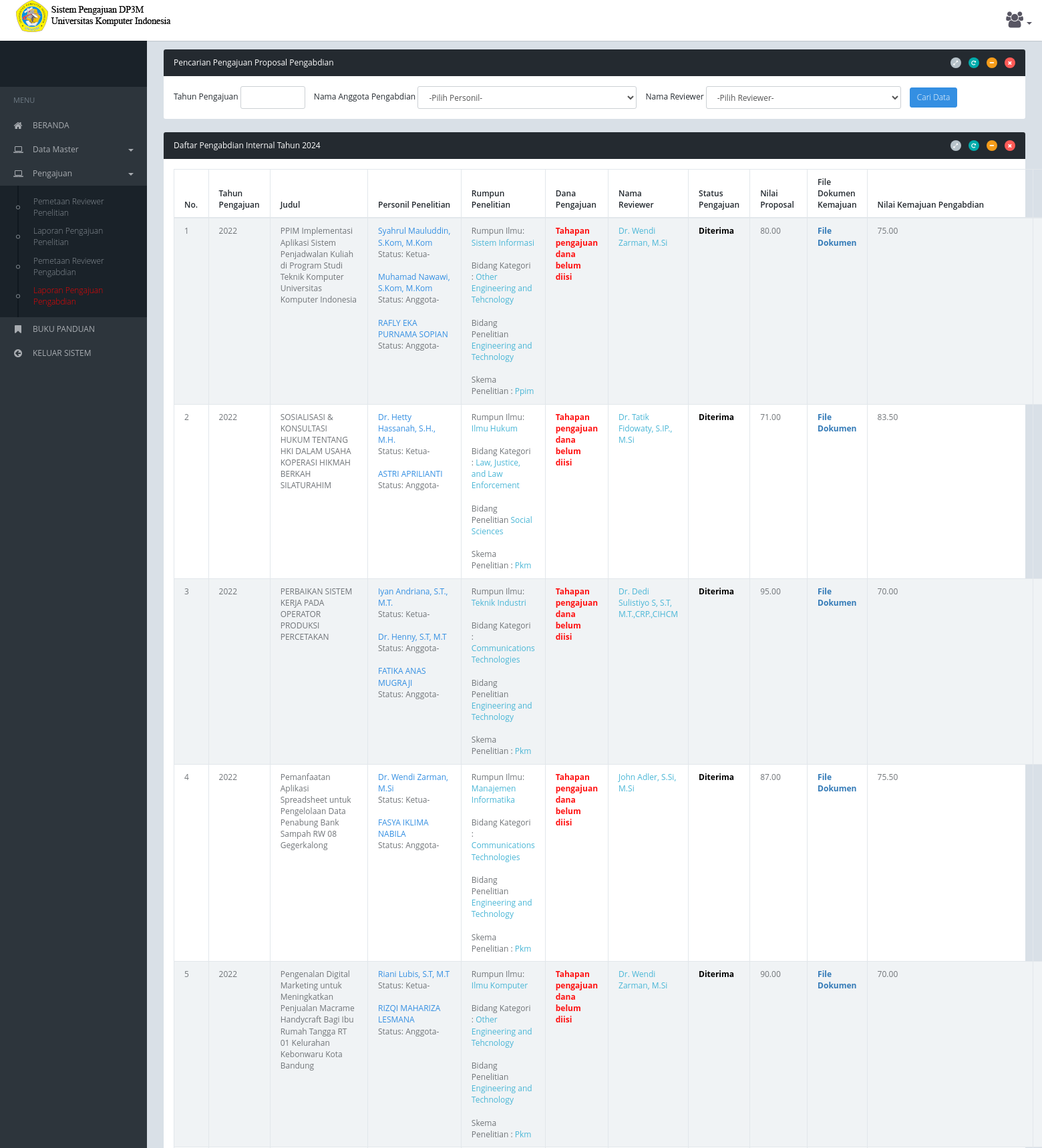
/view.php?menu=pengajuan&act=laporan_pengajuan_pengabdian (signed in, upper part), run on the app's committed database.
### tables this page shows
CREATE TABLE `pengajuan_pengabdian` (
  `idx_pengabdian` bigint(20) NOT NULL AUTO_INCREMENT,
  `judul_pengabdian` varchar(300) DEFAULT NULL,
  `dekripsi_pengabdian` text DEFAULT NULL,
  `id_ref_kelompok_bidang` varchar(50) DEFAULT NULL,
  `id_ref_kategori_bidang` varchar(50) DEFAULT NULL,
  `id_ref_bidang_penelitian` varchar(50) DEFAULT NULL,
  `nip_pengisi` varchar(50) DEFAULT NULL,
  `nama_pengisi` varchar(100) DEFAULT NULL,
  `email_pengisi` varchar(50) DEFAULT NULL,
  `tahun_pengajuan` varchar(10) DEFAULT NULL,
  `semester_pengajuan` varchar(10) DEFAULT NULL,
  `status_pengajuan` enum('diperiksa','diterima','ditolak') DEFAULT NULL,
  `dokumen_proposal` varchar(50) DEFAULT NULL,
  `skema` varchar(50) DEFAULT NULL,
  `mitra` varchar(250) DEFAULT NULL,
  `tingkat_penyelenggaraan` varchar(50) DEFAULT NULL,
  `tempat_pelaksanaan` varchar(200) DEFAULT NULL,
  `luaran` varchar(200) DEFAULT NULL,
  `tgl_awal_pelaksanaan` date DEFAULT NULL,
  `tgl_akhir_pelaksanaan` date DEFAULT NULL,
  `nama_mitra` varchar(250) DEFAULT NULL,
  `alamat_mitra` text DEFAULT NULL,
  `penanggung_jawab` varchar(400) DEFAULT NULL,
  `id_ref_sumber_dana` varchar(40) DEFAULT NULL,
  `nilai_keseluruhan_proposal` varchar(5) DEFAULT NULL,
  `tgl_insert` datetime DEFAULT NULL,
  `tgl_update` datetime DEFAULT NULL,
  `nip_reviewer` varchar(50) DEFAULT NULL,
  `nip_pengisi_reviewer` varchar(30) DEFAULT NULL,
  `catatan_reviewer` text DEFAULT NULL,
  `validasi_proposal_pengguna` enum('y') DEFAULT NULL,
  `tgl_validasi_proposal_pengguna` datetime DEFAULT NULL,
  `dokumen_lembar_pengesahan` varchar(50) DEFAULT NULL,
  `dokumen_lembar_mitra` varchar(50) DEFAULT NULL,
  `dokumen_laporan_kemajuan` varchar(50) DEFAULT NULL,
  `tgl_upload_dokumen_laporan_kemajuan` datetime DEFAULT NULL,
  `nilai_laporan_kemajuan` varchar(5) DEFAULT NULL,
  `catatan_reviewer_kemajuan` text DEFAULT NULL,
  PRIMARY KEY (`idx_pengabdian`) USING BTREE,
  KEY `dokumen_proposal` (`dokumen_proposal`) USING BTREE
);

CREATE TABLE `pengajuan_anggota_pengabdian` (
  `idx_anggota_pengabdian` bigint(20) NOT NULL AUTO_INCREMENT,
  `nip_anggota` varchar(50) DEFAULT NULL,
  `nama_peneliti` varchar(50) DEFAULT NULL,
  `status_peneliti` varchar(50) DEFAULT NULL,
  `keterangan` varchar(50) DEFAULT NULL,
  `prodi_dosen_luar` varchar(50) DEFAULT NULL,
  `universitas_dosen_luar` varchar(50) DEFAULT NULL,
  `idx_pengabdian` bigint(20) DEFAULT NULL,
  `tgl_insert` datetime DEFAULT NULL,
  `tgl_update` datetime DEFAULT NULL,
  `nip_pengisi` varchar(50) DEFAULT NULL,
  PRIMARY KEY (`idx_anggota_pengabdian`) USING BTREE
);

CREATE TABLE `ref_kelompok_bidang` (
  `id` smallint(5) unsigned NOT NULL AUTO_INCREMENT,
  `nama` varchar(255) NOT NULL,
  `uuid` varchar(255) DEFAULT NULL,
  PRIMARY KEY (`id`) USING BTREE,
  UNIQUE KEY `UniqId` (`uuid`) USING BTREE
);

CREATE TABLE `ref_bidang_penelitian_simlitabmas` (
  `kode_bidang_penelitian_simlitabmas` smallint(6) NOT NULL,
  `nama` varchar(255) DEFAULT NULL,
  `kode_alt` varchar(6) DEFAULT NULL,
  `kode_kategori_bidang_penelitian_simlitabmas` tinyint(4) DEFAULT NULL,
  PRIMARY KEY (`kode_bidang_penelitian_simlitabmas`) USING BTREE
);

CREATE TABLE `ref_kategori_bidang_penelitian_simlitabmas` (
  `kode_kategori_bidang_penelitian_simlitabmas` tinyint(4) NOT NULL AUTO_INCREMENT,
  `nama` varchar(255) DEFAULT NULL,
  PRIMARY KEY (`kode_kategori_bidang_penelitian_simlitabmas`) USING BTREE
);

CREATE TABLE `reviewer` (
  `nip_reviewer` varchar(50) NOT NULL,
  `nama_reviewer` varchar(50) DEFAULT NULL,
  `status` varchar(50) DEFAULT NULL,
  `login_terakhir` datetime DEFAULT NULL,
  `random_id` bigint(20) DEFAULT NULL,
  PRIMARY KEY (`nip_reviewer`) USING BTREE
);

### lib/enkripsi_decrpt.php (called while the page is built)
<?php
function my_simple_crypt( $string, $action = 'e' ) {
    $secret_key = 'angga';
    $secret_iv = 'kenzo';
    $output = false;
    $encrypt_method = "AES-256-CBC";
    $key = hash( 'sha256', $secret_key );
    $iv = substr( hash( 'sha256', $secret_iv ), 0, 16 );
    if( $action == 'e' ) {
        $output = base64_encode( openssl_encrypt( $string, $encrypt_method, $key, 0, $iv ) );
    }
    else if( $action == 'd' ){
        $output = openssl_decrypt( base64_decode( $string ), $encrypt_method, $key, 0, $iv );
    }
    return $output;
}
?>

### module/laporan/frm_laporan_pengabdian.php (the view, shortened to what this page needs)
<div class="row">
    <div class="col-md-12">
<div class="row">
    <div class="col-12">
        <div class="panel panel-inverse" data-sortable-id="form-stuff-5">
            <div class="panel-heading">
                <div class="panel-heading-btn">
                    <a href="javascript:;" class="btn btn-xs btn-icon btn-circle btn-default" data-click="panel-expand"><i class="fa fa-expand"></i></a>
                    <a href="javascript:;" class="btn btn-xs btn-icon btn-circle btn-success" data-click="panel-reload"><i class="fa fa-repeat"></i></a>
                    <a href="javascript:;" class="btn btn-xs btn-icon btn-circle btn-warning" data-click="panel-collapse"><i class="fa fa-minus"></i></a>
                    <a href="javascript:;" class="btn btn-xs btn-icon btn-circle btn-danger" data-click="panel-remove"><i class="fa fa-times"></i></a>
                </div>
                <h4 class="panel-title">Pencarian Pengajuan Proposal Pengabdian</h4>
            </div>
            <div class="panel-body">
           <form action="<?php echo "https://dp3m.unikom.ac.id/pengajuan/view.php" ?>?menu=pengajuan&act=cari_pengajuan" method="get" name="langkah_satu"  class="form-inline">
          <label sss>Tahun Pengajuan</label>
          <div class="form-group m-r-10">
            <input type="text" class="form-control" id="" name="tahun_pengajuan" size="8">
          </div>
          <label sss>Nama Anggota Pengabdian</label>
          <div class="form-group m-r-10">
            <?php
            echo "<select name='nip_peneliti' class='form-control'>";
                 echo "<option value='' selected>-Pilih Personil-</option>";
            echo "</select>";
           ?>
          </div>
          <label sss>Nama Reviewer</label>
          <div class="form-group m-r-10">
           <?php
            echo "<select name='nip_reviewer' class='form-control'>";
                 echo "<option value='' selected>-Pilih Reviewer-</option>";
            echo "</select>";
           ?>
          </div>
          <input type="submit" name="submit" class="btn btn-sm btn-primary m-r-5"  Value="Cari Data">
        </form>
            </div>
        </div>
<div class="row">
    <div class="col-12">
        <div class="panel panel-inverse">
            <div class="panel-heading">
                <div class="panel-heading-btn">
                    <a href="javascript:;" class="btn btn-xs btn-icon btn-circle btn-default" data-click="panel-expand"><i class="fa fa-expand"></i></a>
                    <a href="javascript:;" class="btn btn-xs btn-icon btn-circle btn-success" data-click="panel-reload"><i class="fa fa-repeat"></i></a>
                    <a href="javascript:;" class="btn btn-xs btn-icon btn-circle btn-warning" data-click="panel-collapse"><i class="fa fa-minus"></i></a>
                    <a href="javascript:;" class="btn btn-xs btn-icon btn-circle btn-danger" data-click="panel-remove"><i class="fa fa-times"></i></a>
                </div>
                <h4 class="panel-title">Daftar Pengabdian Internal Tahun <?php echo date("Y"); ?></h4>
            </div>
            <div class="panel-body">
					<table id="default_tabel" class="table table-striped table-bordered">
                    <thead>
                       <tr><th>No.</th><th>Tahun Pengajuan</th><th>Judul</th><th>Personil Penelitian</th><th>Rumpun Penelitian</th><th>Dana Pengajuan</th><th>Nama Reviewer</th><th>Status Pengajuan</th><th>Nilai Proposal</th><th>File Dokumen Kemajuan</th><th>Nilai Kemajuan Pengabdian</th><th>&nbsp;</th></tr>
                    </thead>
                    <tbody>
                       <?php
                     $no=1;
                     while($r=mysqli_fetch_array($sql_data_master))
                     {
                        $idx_enc=my_simple_crypt($r['idx_pengabdian'], 'e' );
                        ?>
                        <tr id=tr<?php echo $idx_enc;?>>
                            <td><?php echo $no;?></td>
                             <td><?php echo $r['tahun_pengajuan'];?></td>
                             <td><?php echo $r['judul_pengabdian'];?></td>
                            <td>
                                <?php
                                    $sql_anggota=mysqli_query($server1,"
                                                             SELECT
                                                              *
                                                            FROM
                                                            lppm2020.pengajuan_anggota_pengabdian a
                                                            LEFT JOIN
                                                            `integrasi`.`karyawan` b
                                                            ON a.`nip_anggota` = b.`nip`
                                                            WHERE a.`idx_pengabdian`=".$r['idx_pengabdian']." order by a.status_peneliti desc");
                                        $jumlah_anggota=mysqli_num_rows($sql_anggota);
                                        if ($jumlah_anggota>0)
                                        {
                                             while($r_anggota=mysqli_fetch_array($sql_anggota))
                                             {
                                                ?>
                                                  <span class="text-primary"><?php echo $r_anggota['nama_peneliti'];?></span>
                                                  <br>Status: <?php echo $r_anggota['status_peneliti']."-".$r_anggota['hp'];?> <br><br>
                                                <?php
                                             }
                                        }
                                        else
                                        {
                                                ?>
                                                <span class="blink"><font color="red"><b>Tahapan peneliti belum diisi</b></font></span>
                                                <?php
                                        }
                                ?>
                             </td>
                           <td>
                                Rumpun Ilmu: <span class="text-info"><?php echo $r['nama_rumpun_ilmu'];?></span><br>
                                <br>Bidang Kategori : <span class="text-info"><?php echo $r['nama_kategori_penelitian'];?></span><br>
                                <br>Bidang Penelitian <span class="text-info"><?php echo $r['nama_bidang_penelitian'];?></span><br><br>Skema Penelitian : <span class="text-info"><?php echo ucwords($r['skema']);?></span>
                            </td>
                            <td style="text-align: left">
                                <?php
                                    $sql_dana=mysqli_query($server1,"SELECT
                                                            *,SUM(nominal_dana_pengajuan) AS jumlah_pengajuan
                                                            FROM
                                                            `pengajuan_dana_pengabdian`
                                                            WHERE `idx_pengabdian` = ".$r['idx_pengabdian']."
                                                            GROUP BY `idx_pengabdian`");
                                        $jumlah_dana=mysqli_num_rows($sql_dana);
                                        if ($jumlah_dana>0)
                                        {
                                             while($r_dana=mysqli_fetch_array($sql_dana))
                                             {
                                                ?>Rp. <?php echo rupiah($r_dana['jumlah_pengajuan']);?>
                                                <?php
                                             }
                                        }
                                        else
                                        {
                                               ?>
                                                <span class="blink"><font color="red"><b>Tahapan pengajuan dana belum diisi</b></font></span>
                                                <?php
                                        }
                                ?>
                            </td>
                           <?php
                               if ($r['nip_reviewer']!='')
                              {
                                ?>
                                <td><span class="text-info"><?php echo $r['nama_reviewer'];?></span>
                                <?php
                              }
                              else
                              {
                                ?>
                                <td><span class="blink"><font color="red"><b>Operator Belum Mengisi</span></b></font>
                                <?php
                              }
                            ?>
                           <?php
                               if ($r['status_pengajuan']!='')
                               {
                                  if ($r['status_pengajuan']=='diterima')
                                  {
                                    ?>
                                    <td><font color="black"><b><?php echo ucfirst($r['status_pengajuan']);?></span></b></td>
                                    <?php
                                  }
                              }
                              else
                              {
                                ?>
                                  <td><span class="blink"><font color="orange"><b>Diajukan</b></blink></span></td>
                                <?php
                              }
                            ?>
                             <?php
                               if ($r['nilai_keseluruhan_proposal']!='')
                              {
                                ?>
                                <td><span class="text-bold"><?php echo $r['nilai_keseluruhan_proposal'];?></span></td>
                                <?php
                              }
                              else
                              {
                                  ?>
                                  <td><span class="blink"><font color="red"><b>Reviewer Belum Menilai</b></blink></span></td>
                                  <?php
                              }
                            ?>
                           <?php
                                 if ($r['dokumen_laporan_kemajuan']!='')
                                {
                                  ?>
                                  <td><b><a href="<?php echo "dokumen_upload_kemajuan_pengabdian/".$r['dokumen_laporan_kemajuan'];?>" download>File Dokumen</a></span></td>
                                  <?php
                                }
                                else
                                {
                                  ?>
                                  <td><span class="blink"><font color="red"><b>File Belum Diupload</b></blink></span></td>
                                  <?php
                                  $form_proposal=0;
                                }
                              ?>
                            <?php
                               if ($r['nilai_laporan_kemajuan']!='')
                              {
                                ?>
                                <td><span class="text-bold"><?php echo $r['nilai_laporan_kemajuan'];?></span></td>
                                <?php
                              }
                              else
                              {
                                  ?>
                                  <td><span class="blink"><font color="red"><b>Reviewer Belum Menilai</b></blink></span></td>
                                  <?php
                              }
                            ?>
                            <td>
                            </td>
                        <?php
                        $no++;
                     }
                        ?>
						</tbody>
					</table>
            </div>
        </div>
    </div>
</div>

### assets/css/thickbox.css (style rules this page uses)
* { padding: 0; margin: 0; }

### data on the page
pengajuan_pengabdian: tahun_pengajuan "2022", judul_pengabdian "PPIM Implementasi Aplikasi Sistem Penjadwalan Kuliah di Program Studi Teknik Komputer Universitas Komputer Indonesia", id_ref_kelompok_bidang.nama "Sistem Informasi", ref_bidang_penelitian_simlitabmas.nama "Other Engineering and Tehcnology", ref_kategori_bidang_penelitian_simlitabmas.nama "Engineering and Technology", skema "Ppim", reviewer.nama_reviewer "Dr. Wendi Zarman, M.Si", status_pengajuan "Diterima", nilai_keseluruhan_proposal "80.00", nilai_laporan_kemajuan "75.00"
pengajuan_anggota_pengabdian: nama_peneliti "Syahrul Mauluddin, S.Kom, M.Kom", status_peneliti "Ketua"
pengajuan_anggota_pengabdian: nama_peneliti "Muhamad Nawawi, S.Kom, M.Kom", status_peneliti "Anggota"
pengajuan_anggota_pengabdian: nama_peneliti "RAFLY EKA PURNAMA SOPIAN", status_peneliti "Anggota"
pengajuan_pengabdian: tahun_pengajuan "2022", judul_pengabdian "SOSIALISASI & KONSULTASI HUKUM TENTANG HKI DALAM USAHA KOPERASI HIKMAH BERKAH SILATURAHIM", id_ref_kelompok_bidang.nama "Ilmu Hukum", ref_bidang_penelitian_simlitabmas.nama "Law, Justice, and Law Enforcement", ref_kategori_bidang_penelitian_simlitabmas.nama "Social Sciences", skema "Pkm", reviewer.nama_reviewer "Dr. Tatik Fidowaty, S.IP., M.Si", status_pengajuan "Diterima", nilai_keseluruhan_proposal "71.00", nilai_laporan_kemajuan "83.50"
pengajuan_anggota_pengabdian: nama_peneliti "Dr. Hetty Hassanah, S.H., M.H.", status_peneliti "Ketua"
pengajuan_anggota_pengabdian: nama_peneliti "ASTRI APRILIANTI", status_peneliti "Anggota"
pengajuan_pengabdian: tahun_pengajuan "2022", judul_pengabdian "PERBAIKAN SISTEM KERJA PADA OPERATOR PRODUKSI PERCETAKAN", id_ref_kelompok_bidang.nama "Teknik Industri", ref_bidang_penelitian_simlitabmas.nama "Communications Technologies", ref_kategori_bidang_penelitian_simlitabmas.nama "Engineering and Technology", skema "Pkm", reviewer.nama_reviewer "Dr. Dedi Sulistiyo S, S.T, M.T.,CRP.,CIHCM", status_pengajuan "Diterima", nilai_keseluruhan_proposal "95.00", nilai_laporan_kemajuan "70.00"
pengajuan_anggota_pengabdian: nama_peneliti "Iyan Andriana, S.T., M.T.", status_peneliti "Ketua"
pengajuan_anggota_pengabdian: nama_peneliti "Dr. Henny, S.T, M.T", status_peneliti "Anggota"
pengajuan_anggota_pengabdian: nama_peneliti "FATIKA ANAS MUGRAJI", status_peneliti "Anggota"
pengajuan_pengabdian: tahun_pengajuan "2022", judul_pengabdian "Pemanfaatan Aplikasi Spreadsheet untuk Pengelolaan Data Penabung Bank Sampah RW 08 Gegerkalong", id_ref_kelompok_bidang.nama "Manajemen Informatika", ref_bidang_penelitian_simlitabmas.nama "Communications Technologies", ref_kategori_bidang_penelitian_simlitabmas.nama "Engineering and Technology", skema "Pkm", reviewer.nama_reviewer "John Adler, S.Si, M.Si", status_pengajuan "Diterima", nilai_keseluruhan_proposal "87.00", nilai_laporan_kemajuan "75.50"
pengajuan_anggota_pengabdian: nama_peneliti "Dr. Wendi Zarman, M.Si", status_peneliti "Ketua"
pengajuan_anggota_pengabdian: nama_peneliti "FASYA IKLIMA NABILA", status_peneliti "Anggota"
pengajuan_pengabdian: tahun_pengajuan "2022", judul_pengabdian "Pengenalan Digital Marketing untuk Meningkatkan Penjualan Macrame Handycraft Bagi Ibu Rumah Tangga RT 01 Kelurahan Kebonwaru Kota Bandung", id_ref_kelompok_bidang.nama "Ilmu Komputer", ref_bidang_penelitian_simlitabmas.nama "Other Engineering and Tehcnology", ref_kategori_bidang_penelitian_simlitabmas.nama "Engineering and Technology", skema "Pkm", reviewer.nama_reviewer "Dr. Wendi Zarman, M.Si", status_pengajuan "Diterima", nilai_keseluruhan_proposal "90.00", nilai_laporan_kemajuan "70.00"
pengajuan_anggota_pengabdian: nama_peneliti "Riani Lubis, S.T, M.T", status_peneliti "Ketua"
pengajuan_anggota_pengabdian: nama_peneliti "RIZQI MAHARIZA LESMANA", status_peneliti "Anggota"
